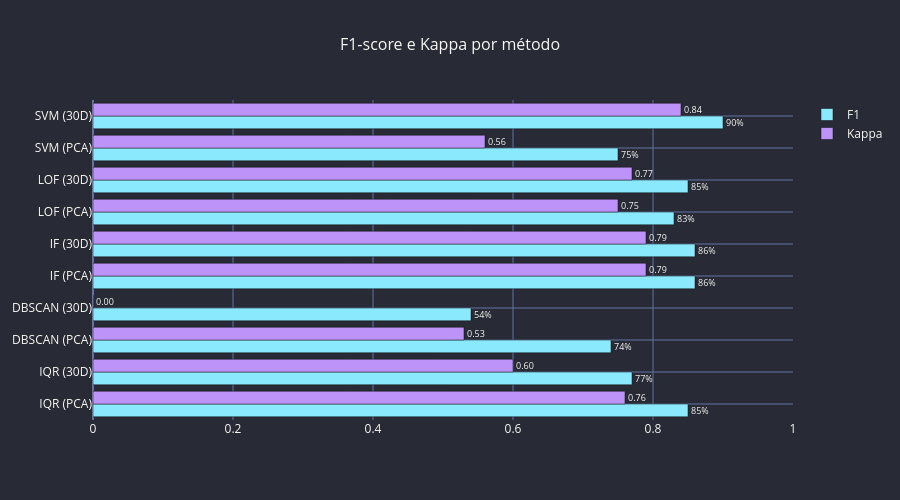

Notebook code cell kept with this figure:
### Markdown cell above
## 9. Comparação dos métodos: PCA vs. 30 features

Vamos comparar quantas anomalias cada método detectou — separando os resultados obtidos com apenas 2 PCs daqueles com todas as 30 features originais — e quantas das anomalias reais (malignos) foram capturadas.

### Code cell
from sklearn.metrics import cohen_kappa_score, f1_score, precision_score, recall_score

def metrics(real, prevista):
    f1 = f1_score(real, prevista)
    prec = precision_score(real, prevista)
    sens = recall_score(real, prevista)
    kappa = cohen_kappa_score(real, prevista)
    return sens, prec, f1, kappa

linhas = []
for nome, col in [
    ("IQR (PCA)", "anomalia_iqr_pca"),
    ("IQR (30D)", "anomalia_iqr_full"),
    ("DBSCAN (PCA)", "anomalia_dbscan_pca"),
    ("DBSCAN (30D)", "anomalia_dbscan_full"),
    ("IF (PCA)", "anomalia_if_pca"),
    ("IF (30D)", "anomalia_if_full"),
    ("LOF (PCA)", "anomalia_lof_pca"),
    ("LOF (30D)", "anomalia_lof_full"),
    ("SVM (PCA)", "anomalia_svm_pca"),
    ("SVM (30D)", "anomalia_svm_full"),
]:
    total_anom = dados[col].sum()
    sens, prec, f1, kappa = metrics(dados["anomalia_real"], dados[col])
    linhas.append({"método": nome, "detectadas": total_anom,
                   "sensibilidade": f"{sens:.0%}",
                   "precisão": f"{prec:.0%}",
                   "F1": f"{f1:.0%}",
                   "kappa": f"{kappa:.2f}"
                   })

comparacao = pd.DataFrame(linhas)
print("=== Tabela comparativa ===")
print(comparacao.to_string(index=False))
print()

fig = go.Figure()
f1_vals = [float(f[:-1]) / 100 for f in comparacao['F1']]
kap_vals = [float(k) for k in comparacao['kappa']]
metodos = comparacao['método'].tolist()

fig.add_trace(go.Bar(name='F1', y=metodos, x=f1_vals,
                     orientation='h', marker_color=DRACULA['cyan'],
                     text=comparacao['F1'], textposition='outside'))
fig.add_trace(go.Bar(name='Kappa', y=metodos, x=kap_vals,
                     orientation='h', marker_color=DRACULA['purple'],
                     text=comparacao['kappa'], textposition='outside'))
fig.update_layout(barmode='group', height=500)
fig.update_xaxes(range=[0, 1])
fig = dracula_layout(fig, title='F1-score e Kappa por método')
fig.show()

### Figure 1 — Plotly figure (JSON) as saved in the notebook; plotly's stock layout.template omitted (floating-point values rounded to 4 significant figures)
{"data": [{"marker": {"color": "#8be9fd"}, "name": "F1", "orientation": "h", "text": ["85%", "77%", "74%", "54%", "86%", "86%", "83%", "85%", "75%", "90%"], "textposition": "outside", "type": "bar", "x": [0.85, 0.77, 0.74, 0.54, 0.86, 0.86, 0.83, 0.85, 0.75, 0.9], "y": ["IQR (PCA)", "IQR (30D)", "DBSCAN (PCA)", "DBSCAN (30D)", "IF (PCA)", "IF (30D)", "LOF (PCA)", "LOF (30D)", "SVM (PCA)", "SVM (30D)"]}, {"marker": {"color": "#bd93f9"}, "name": "Kappa", "orientation": "h", "text": ["0.76", "0.60", "0.53", "0.00", "0.79", "0.79", "0.75", "0.77", "0.56", "0.84"], "textposition": "outside", "type": "bar", "x": [0.76, 0.6, 0.53, 0.0, 0.79, 0.79, 0.75, 0.77, 0.56, 0.84], "y": ["IQR (PCA)", "IQR (30D)", "DBSCAN (PCA)", "DBSCAN (30D)", "IF (PCA)", "IF (30D)", "LOF (PCA)", "LOF (30D)", "SVM (PCA)", "SVM (30D)"]}], "layout": {"barmode": "group", "font": {"color": "#f8f8f2", "size": 12}, "height": 500, "legend": {"font": {"color": "#f8f8f2"}}, "paper_bgcolor": "#282a36", "plot_bgcolor": "#282a36", "title": {"font": {"color": "#f8f8f2", "size": 16}, "text": "F1-score e Kappa por método", "x": 0.5}, "xaxis": {"gridcolor": "#6272a4", "range": [0, 1], "zerolinecolor": "#6272a4"}, "yaxis": {"gridcolor": "#6272a4", "zerolinecolor": "#6272a4"}}}
